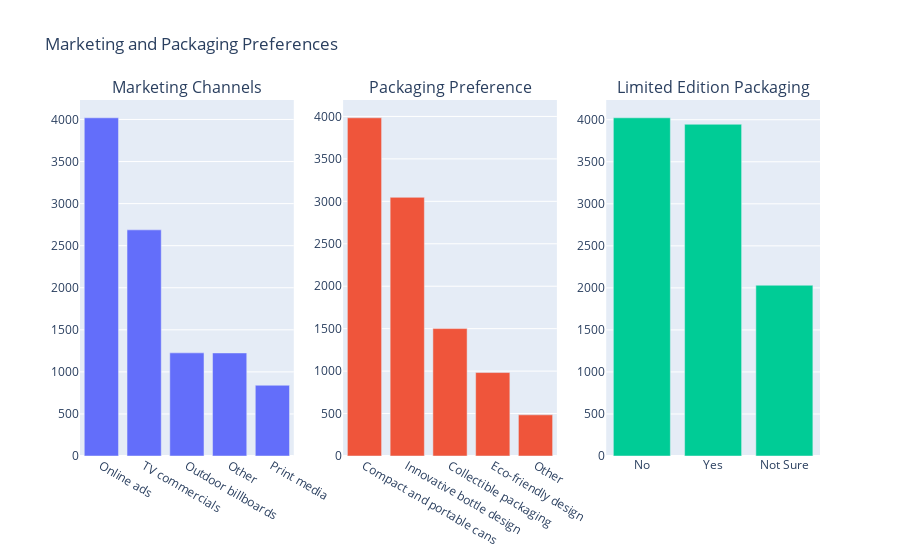

The cell this chart's notebook holds for it:
### Code cell
# Marketing and Packaging Preferences
marketing_channels = data['Marketing_channels'].value_counts()
packaging_preference = data['Packaging_preference'].value_counts()
limited_edition_packaging = data['Limited_edition_packaging'].value_counts()

# Visualization
fig = make_subplots(rows=1, cols=3, subplot_titles=('Marketing Channels', 'Packaging Preference', 'Limited Edition Packaging'))

fig.add_trace(go.Bar(x=marketing_channels.index, y=marketing_channels.values, name='Marketing Channels'), row=1, col=1)
fig.add_trace(go.Bar(x=packaging_preference.index, y=packaging_preference.values, name='Packaging Preference'), row=1, col=2)
fig.add_trace(go.Bar(x=limited_edition_packaging.index, y=limited_edition_packaging.values, name='Limited Edition Packaging'), row=1, col=3)

fig.update_layout(title_text='Marketing and Packaging Preferences', showlegend=False)
fig.show()

### Figure 1 — Plotly figure (JSON) as saved in the notebook; plotly's stock layout.template omitted (floating-point values rounded to 4 significant figures)
{"data": [{"name": "Marketing Channels", "type": "bar", "x": ["Online ads", "TV commercials", "Outdoor billboards", "Other", "Print media"], "xaxis": "x", "y": [4020, 2688, 1226, 1225, 841], "yaxis": "y"}, {"name": "Packaging Preference", "type": "bar", "x": ["Compact and portable cans", "Innovative bottle design", "Collectible packaging", "Eco-friendly design", "Other"], "xaxis": "x2", "y": [3984, 3047, 1501, 983, 485], "yaxis": "y2"}, {"name": "Limited Edition Packaging", "type": "bar", "x": ["No", "Yes", "Not Sure"], "xaxis": "x3", "y": [4023, 3946, 2031], "yaxis": "y3"}], "layout": {"annotations": [{"font": {"size": 16}, "showarrow": false, "text": "Marketing Channels", "x": 0.1444, "xanchor": "center", "xref": "paper", "y": 1, "yanchor": "bottom", "yref": "paper"}, {"font": {"size": 16}, "showarrow": false, "text": "Packaging Preference", "x": 0.5, "xanchor": "center", "xref": "paper", "y": 1, "yanchor": "bottom", "yref": "paper"}, {"font": {"size": 16}, "showarrow": false, "text": "Limited Edition Packaging", "x": 0.8556, "xanchor": "center", "xref": "paper", "y": 1, "yanchor": "bottom", "yref": "paper"}], "showlegend": false, "title": {"text": "Marketing and Packaging Preferences"}, "xaxis": {"anchor": "y", "domain": [0, 0.2889]}, "xaxis2": {"anchor": "y2", "domain": [0.3556, 0.6444]}, "xaxis3": {"anchor": "y3", "domain": [0.7111, 1]}, "yaxis": {"anchor": "x", "domain": [0, 1]}, "yaxis2": {"anchor": "x2", "domain": [0, 1]}, "yaxis3": {"anchor": "x3", "domain": [0, 1]}}}
